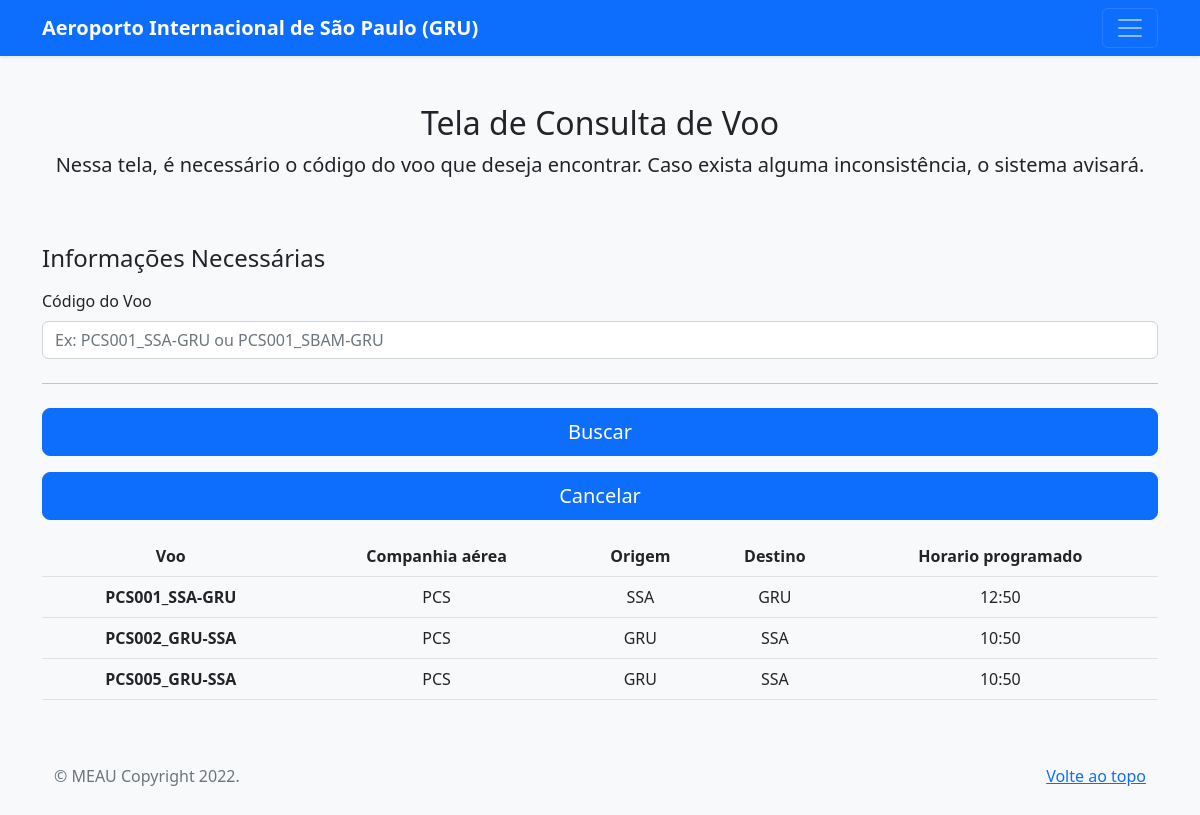
Page /consultar/ on the earlier database version.
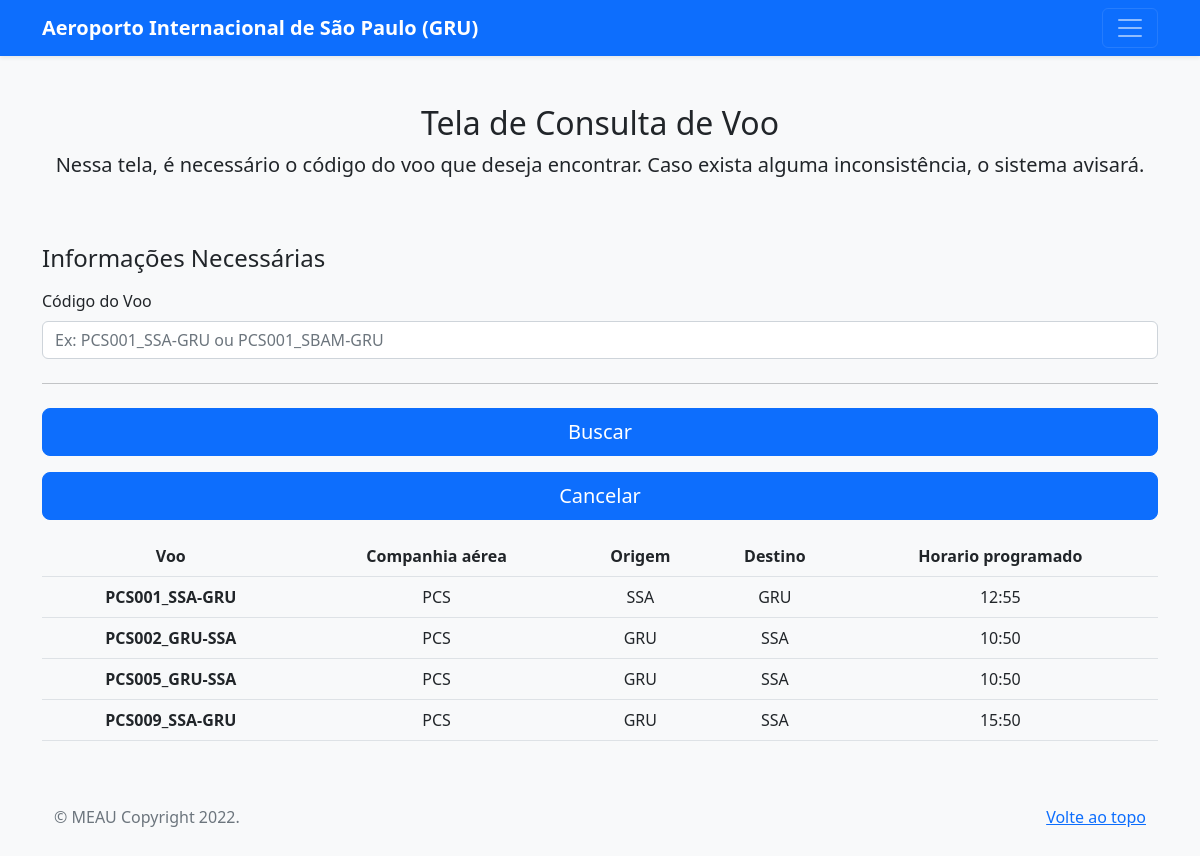
Same page on the later database version.
### book/models.py (models this page shows, shortened)
class Voo(models.Model):
    id = models.AutoField(primary_key=True)
    codigoVoo = models.CharField(max_length=14, unique=True)
    companhia = models.CharField(max_length=20)
    origem = models.CharField(max_length=30)
    destino = models.CharField(max_length=30)
    horarioProgramado = models.TimeField()
    class Meta:
        db_table = 'voo'

### book/views.py (the view)
# urls.py: path('consultar/', views.consultar, name = "consultar"),
def consultar(request):
    historicos = Historico.objects.all()
    voos = Voo.objects.all()
    if request.method == 'POST':
        codigo = request.POST['buscaGeral']
        voos = voos.filter(codigoVoo__icontains=codigo)
    return render(request, "consultar.html", {'voos': voos})

### template/consultar.html (shortened to what this page needs)
<!doctype html>
<html lang="pt-br">
<head>
    <link href="../static/css/bootstrap.min.css" rel="stylesheet">
    <link href="../static/js/form-validation.js" rel="stylesheet">
</head>
<body class="bg-light">
    <header>
        <div class="navbar navbar-dark bg-primary shadow-sm">
            <div class="container">
                <a href="#" class="navbar-brand d-flex align-items-center">
                    <strong>Aeroporto Internacional de São Paulo (GRU)</strong>
                </a>
                <button class="navbar-toggler" type="button" data-bs-toggle="collapse" data-bs-target="#navbarHeader"
                    aria-controls="navbarHeader" aria-expanded="false" aria-label="Toggle navigation">
                    <span class="navbar-toggler-icon"></span>
                </button>
            </div>
        </div>
    </header>
    <div class="container">
        <main>
            <div class="py-5 text-center">
                <h2>Tela de Consulta de Voo</h2>
                <p class="lead">Nessa tela, é necessário o código do voo que deseja encontrar. Caso exista alguma inconsistência, o sistema avisará.</p>
            </div>
            <div>
                <div>
                    <h4 class="mb-3">Informações Necessárias</h4>
                    <form class="needs-validation" action="{% url 'consultar' %}" method="POST">
                        <div class="row g-3">
                            <div class="form-group">
                               <div class="col-12">
                                <label for="codigoVoo" class="form-label">Código do Voo</label>
                                <div class="input-group has-validation">
                                    <input name = "buscaGeral" type="text" class="form-control" id="codigoVoo" pattern="^[A-Z]{3}[0-9]{3}\_[A-Z]{3,4}-[A-Z]{3,4}$"
                                        placeholder="Ex: PCS001_SSA-GRU ou PCS001_SBAM-GRU" required>
                                </div>
                            </div>
                            <hr class="my-4">
                                <button class="w-100 btn btn-primary btn-lg" type="submit">Buscar</button>
                                <button type="button" class="w-100 btn btn-primary btn-lg" onclick="cancela()">Cancelar</button>
                        </div>
                    </form>
                </div>
            </div>
            <table class="table text-center">
                <tr>
                  <th scope="col">Voo</th>
                  <th scope="col">Companhia aérea</th>
                  <th scope="col">Origem</th>
                  <th scope="col">Destino</th>
                  <th scope="col">Horario programado</th>
                </tr>
              {% for x in voos %}
                  {% if x.destino == 'GRU' or x.origem == 'GRU'%}
                      <tr>
                          <th scope="row">{{ x.codigoVoo }}</th>
                          <td>{{ x.companhia }}</td>
                          <td>{{ x.origem }}</td>
                          <td>{{ x.destino }}</td>
                          <td>{{ x.horarioProgramado}}</td>
                      </tr>
                  {% endif %}
                {% endfor %}
            </table>
        </main>
        <footer class="text-muted py-5">
            <div class="container">
              <p class="float-end mb-1">
                <a href="#">Volte ao topo</a>
              </p>
              <p class="mb-1">&copy; MEAU Copyright 2022.</p>
            </div>
          </footer>
    </div>
</body>
</html>

Differences in the rows shown:
changed Voo "PCS001_SSA-GRU": horarioProgramado "12:50" → "12:55"
added Voo: codigoVoo "PCS009_SSA-GRU", companhia "PCS", origem "GRU", destino "SSA", horarioProgramado "15:50"
